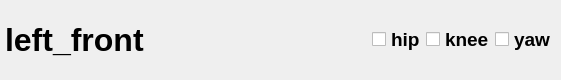
<?xml version="1.0" encoding="UTF-8"?>
<ui version="4.0">
 <class>DataPlotWidget</class>
 <widget class="QWidget" name="DataPlotWidget">
  <property name="geometry">
   <rect>
    <x>0</x>
    <y>0</y>
    <width>561</width>
    <height>80</height>
   </rect>
  </property>
  <property name="acceptDrops">
   <bool>true</bool>
  </property>
  <property name="windowTitle">
   <string>Plot</string>
  </property>
  <layout class="QVBoxLayout" name="verticalLayout">
   <property name="spacing">
    <number>0</number>
   </property>
   <property name="leftMargin">
    <number>0</number>
   </property>
   <property name="topMargin">
    <number>0</number>
   </property>
   <property name="rightMargin">
    <number>0</number>
   </property>
   <property name="bottomMargin">
    <number>0</number>
   </property>
   <item>
    <layout class="QHBoxLayout" name="dataPlotControls">
     <property name="spacing">
      <number>0</number>
     </property>
     <property name="leftMargin">
      <number>5</number>
     </property>
     <property name="topMargin">
      <number>5</number>
     </property>
     <property name="rightMargin">
      <number>5</number>
     </property>
     <property name="bottomMargin">
      <number>5</number>
     </property>
     <item>
      <widget class="QLabel" name="label">
       <property name="font">
        <font>
         <pointsize>24</pointsize>
         <weight>75</weight>
         <bold>true</bold>
        </font>
       </property>
       <property name="text">
        <string>left_front</string>
       </property>
      </widget>
     </item>
     <item>
      <spacer name="horizontalSpacer_2">
       <property name="orientation">
        <enum>Qt::Horizontal</enum>
       </property>
       <property name="sizeHint" stdset="0">
        <size>
         <width>40</width>
         <height>20</height>
        </size>
       </property>
      </spacer>
     </item>
     <item>
      <widget class="QCheckBox" name="checkBox_hip">
       <property name="font">
        <font>
         <pointsize>14</pointsize>
         <weight>75</weight>
         <bold>true</bold>
        </font>
       </property>
       <property name="text">
        <string>hip</string>
       </property>
      </widget>
     </item>
     <item>
      <widget class="QCheckBox" name="checkBox_knee">
       <property name="font">
        <font>
         <pointsize>14</pointsize>
         <weight>75</weight>
         <bold>true</bold>
        </font>
       </property>
       <property name="text">
        <string>knee</string>
       </property>
      </widget>
     </item>
     <item>
      <widget class="QCheckBox" name="checkBox_yaw">
       <property name="font">
        <font>
         <pointsize>14</pointsize>
         <weight>75</weight>
         <bold>true</bold>
        </font>
       </property>
       <property name="text">
        <string>yaw</string>
       </property>
      </widget>
     </item>
    </layout>
   </item>
   <item>
    <layout class="QHBoxLayout" name="data_plot_layout">
     <property name="spacing">
      <number>0</number>
     </property>
    </layout>
   </item>
  </layout>
 </widget>
 <resources/>
 <connections/>
</ui>
